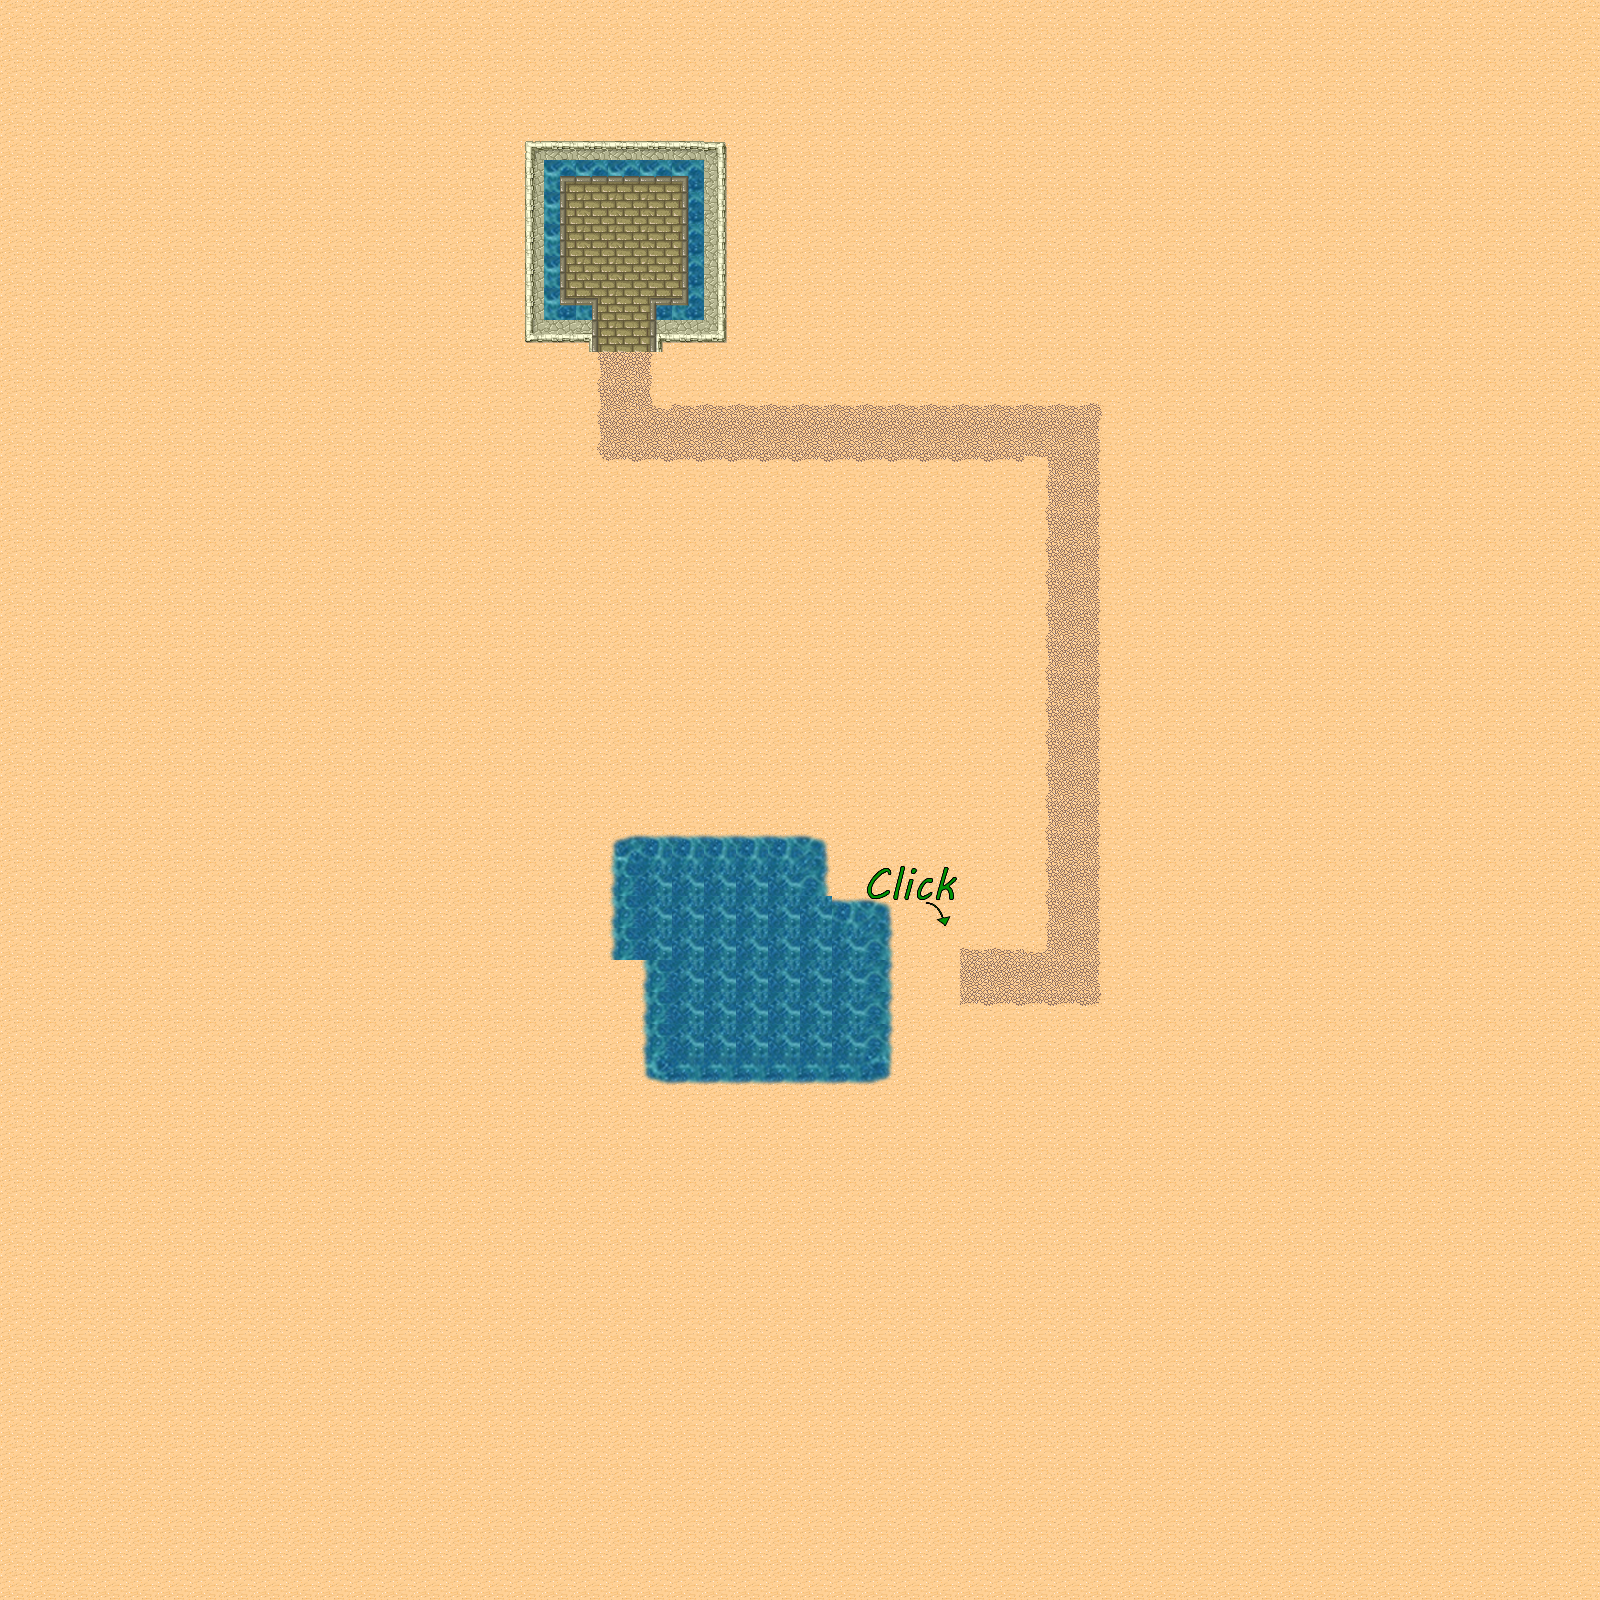

A level layout from a 2D game, rendered from its tile map. Below: a short description, then the map file with tile-grid data replaced by summaries:
An orthogonal 50x50 tile map with 32x32 px tiles, 4 tile layers (GroundTiles, TileMerge, TileMerge, UILayer), 4 tilesets and 79 objects (65x Plant, 9x CollisionVolume, 3x Rock, Player, Sign).

<map version="1.0" orientation="orthogonal" renderorder="right-down" width="50" height="50" tilewidth="32" tileheight="32" nextobjectid="138">
 <tileset firstgid="1" name="DesertTextureMap" tilewidth="32" tileheight="32" tilecount="48" columns="8">
  <image source="../Textures/DesertTextureMap.png" width="256" height="192" />
 </tileset>
 <tileset firstgid="49" name="Player" tilewidth="23" tileheight="28" tilecount="32" columns="8">
  <image source="../Textures/Player.png" width="184" height="112" />
  <tile id="0">
   <properties>
    <property name="MoveDown" value="" />
   </properties>
   <animation>
    <frame tileid="0" duration="100" />
    <frame tileid="1" duration="100" />
    <frame tileid="2" duration="100" />
    <frame tileid="3" duration="100" />
    <frame tileid="4" duration="100" />
    <frame tileid="5" duration="100" />
    <frame tileid="6" duration="100" />
    <frame tileid="7" duration="100" />
   </animation>
  </tile>
  <tile id="8">
   <properties>
    <property name="MoveUp" value="" />
   </properties>
   <animation>
    <frame tileid="8" duration="100" />
    <frame tileid="9" duration="100" />
    <frame tileid="10" duration="100" />
    <frame tileid="11" duration="100" />
    <frame tileid="12" duration="100" />
    <frame tileid="13" duration="100" />
    <frame tileid="14" duration="100" />
    <frame tileid="15" duration="100" />
   </animation>
  </tile>
  <tile id="16">
   <properties>
    <property name="MoveRight" value="" />
   </properties>
   <animation>
    <frame tileid="16" duration="100" />
    <frame tileid="17" duration="100" />
    <frame tileid="18" duration="100" />
    <frame tileid="19" duration="100" />
    <frame tileid="20" duration="100" />
    <frame tileid="21" duration="100" />
   </animation>
  </tile>
  <tile id="24">
   <properties>
    <property name="MoveLeft" value="" />
   </properties>
   <animation>
    <frame tileid="24" duration="100" />
    <frame tileid="25" duration="100" />
    <frame tileid="26" duration="100" />
    <frame tileid="27" duration="100" />
    <frame tileid="28" duration="100" />
    <frame tileid="29" duration="100" />
   </animation>
  </tile>
 </tileset>
 <tileset firstgid="81" name="Water" tilewidth="32" tileheight="32" tilecount="36" columns="6">
  <image source="../Textures/Water.png" width="192" height="192" />
  <tile id="0">
   <animation>
    <frame tileid="0" duration="400" />
    <frame tileid="3" duration="400" />
    <frame tileid="18" duration="400" />
    <frame tileid="21" duration="400" />
   </animation>
  </tile>
  <tile id="1">
   <animation>
    <frame tileid="1" duration="400" />
    <frame tileid="4" duration="400" />
    <frame tileid="19" duration="400" />
    <frame tileid="22" duration="400" />
   </animation>
  </tile>
  <tile id="2">
   <animation>
    <frame tileid="2" duration="400" />
    <frame tileid="5" duration="400" />
    <frame tileid="20" duration="400" />
    <frame tileid="23" duration="400" />
   </animation>
  </tile>
  <tile id="6">
   <animation>
    <frame tileid="6" duration="400" />
    <frame tileid="9" duration="400" />
    <frame tileid="24" duration="400" />
    <frame tileid="27" duration="400" />
   </animation>
  </tile>
  <tile id="7">
   <animation>
    <frame tileid="7" duration="400" />
    <frame tileid="10" duration="400" />
    <frame tileid="25" duration="400" />
    <frame tileid="28" duration="400" />
   </animation>
  </tile>
  <tile id="8">
   <animation>
    <frame tileid="8" duration="400" />
    <frame tileid="11" duration="400" />
    <frame tileid="26" duration="400" />
    <frame tileid="29" duration="400" />
   </animation>
  </tile>
  <tile id="12">
   <animation>
    <frame tileid="12" duration="400" />
    <frame tileid="15" duration="400" />
    <frame tileid="30" duration="400" />
    <frame tileid="33" duration="400" />
   </animation>
  </tile>
  <tile id="13">
   <animation>
    <frame tileid="13" duration="400" />
    <frame tileid="16" duration="400" />
    <frame tileid="31" duration="400" />
    <frame tileid="34" duration="400" />
   </animation>
  </tile>
  <tile id="14">
   <animation>
    <frame tileid="14" duration="400" />
    <frame tileid="17" duration="400" />
    <frame tileid="32" duration="400" />
    <frame tileid="35" duration="400" />
   </animation>
  </tile>
 </tileset>
 <tileset firstgid="117" name="ClickMeSign" tilewidth="32" tileheight="32" tilecount="24" columns="6">
  <image source="../Textures/ClickMeSign.png" width="192" height="128" />
  <tile id="0">
   <animation>
    <frame tileid="0" duration="100" />
    <frame tileid="3" duration="100" />
    <frame tileid="12" duration="100" />
    <frame tileid="15" duration="100" />
   </animation>
  </tile>
  <tile id="1">
   <animation>
    <frame tileid="1" duration="100" />
    <frame tileid="4" duration="100" />
    <frame tileid="13" duration="100" />
    <frame tileid="16" duration="100" />
   </animation>
  </tile>
  <tile id="2">
   <animation>
    <frame tileid="2" duration="100" />
    <frame tileid="5" duration="100" />
    <frame tileid="14" duration="100" />
    <frame tileid="17" duration="100" />
   </animation>
  </tile>
  <tile id="6">
   <animation>
    <frame tileid="6" duration="100" />
    <frame tileid="9" duration="100" />
    <frame tileid="18" duration="100" />
    <frame tileid="21" duration="100" />
   </animation>
  </tile>
  <tile id="7">
   <animation>
    <frame tileid="7" duration="100" />
    <frame tileid="10" duration="100" />
    <frame tileid="19" duration="100" />
    <frame tileid="22" duration="100" />
   </animation>
  </tile>
  <tile id="8">
   <animation>
    <frame tileid="8" duration="100" />
    <frame tileid="11" duration="100" />
    <frame tileid="20" duration="100" />
    <frame tileid="23" duration="100" />
   </animation>
  </tile>
 </tileset>
 <layer name="GroundTiles" width="50" height="50">
  <data>[2500 cells, 2500 non-empty, 13 distinct tile ids]</data>
 </layer>
 <layer name="TileMerge" width="50" height="50">
  <data>[2500 cells, 49 non-empty, 20 distinct tile ids]</data>
 </layer>
 <layer name="TileMerge" width="50" height="50">
  <data>[2500 cells, 56 non-empty, 17 distinct tile ids]</data>
 </layer>
 <objectgroup name="ObjectLayer">
  <object id="58" name="Player" gid="49" x="624.83" y="234.333" width="23" height="28">
   <properties>
    <property name="Movement" value="Component" />
    <property name="PlayerController" value="Component" />
    <property name="PlayerLuaScript" value="Script" />
   </properties>
  </object>
  <object id="59" name="Plant" gid="38" x="928" y="865" width="32" height="32" />
  <object id="60" name="Plant" gid="38" x="872.083" y="857.25" width="32" height="32" />
  <object id="61" name="Plant" gid="38" x="831.5" y="883.5" width="32" height="32" />
  <object id="62" name="Plant" gid="38" x="904" y="951.33" width="32" height="32" />
  <object id="63" name="Sign" gid="46" x="937.33" y="960.67" width="32" height="32">
   <properties>
    <property name="Button" value="Component" />
    <property name="EndGameSignScript" value="Script" />
   </properties>
  </object>
  <object id="64" name="Rock" gid="32" x="893" y="1012" width="32" height="32" />
  <object id="65" name="Rock" gid="32" x="916.42" y="1006.08" width="32" height="32" rotation="84" />
  <object id="66" name="Rock" gid="32" x="894" y="1061.67" width="32" height="32" rotation="20" />
  <object id="67" name="Plant" gid="31" x="1134" y="656.333" width="32" height="32" />
  <object id="68" name="Plant" gid="31" x="976.33" y="656" width="32" height="32" />
  </objectgroup>
 <objectgroup name="CollisionLayer">
  <!-- 9 objects omitted --></objectgroup>
 <layer name="UILayer" width="50" height="50">
  <data>[2500 cells, 6 non-empty, 6 distinct tile ids]</data>
 </layer>
</map>
<!-- 68 of 79 objects omitted -->
